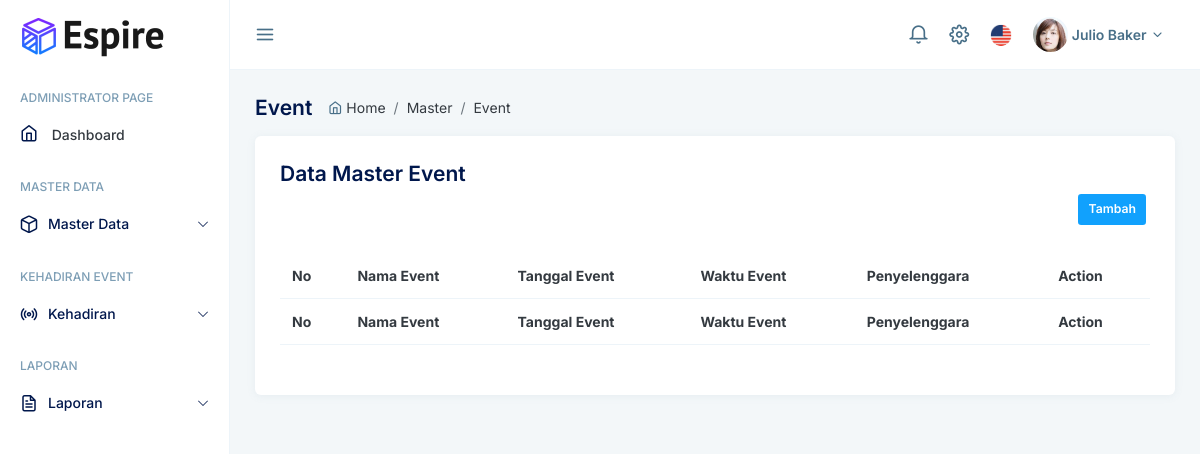
The page /index.php/event on the database as committed earlier.
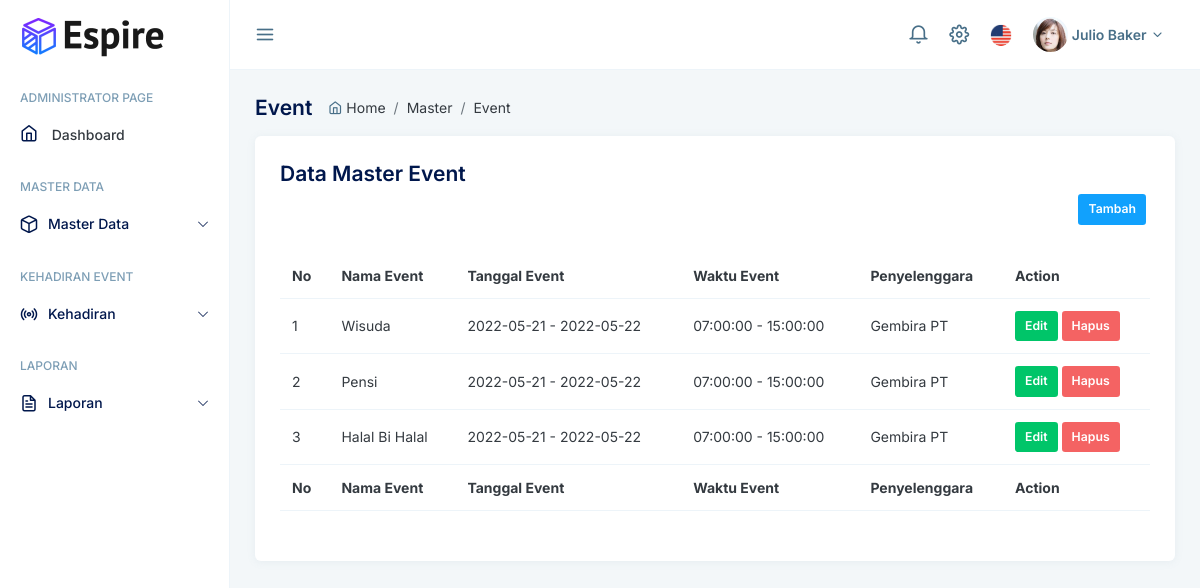
The same page on the database as committed later.
### tables this page shows
CREATE TABLE `event` (
  `id` int(11) NOT NULL,
  `nama_event` varchar(150) NOT NULL,
  `deskripsi_event` text NOT NULL,
  `tanggal_awal` date NOT NULL,
  `tanggal_akhir` date NOT NULL,
  `waktu_mulai` time NOT NULL,
  `waktu_berakhir` time NOT NULL,
  `penyelenggara` varchar(100) NOT NULL
);

### application/controllers/Event.php (called while the page is built, shortened)
<?php
class Event extends CI_Controller
{
    public function __construct()
    {
        $this->load->library('form_validation');
        $this->load->model('Event_model');
    }
    public function index()
    {
        $data['title'] = "Event - SIM Event";
        $data['event'] = $this->Event_model->getAll();
        $this->load->view('layout/header', $data);
        $this->load->view('layout/navbar', $data);
        $this->load->view('layout/sidebar', $data);
        $this->load->view('content/event/index', $data);
        $this->load->view('layout/footer', $data);
    }
}

### index.php (called while the page is built, shortened)
<?php
require_once BASEPATH.'core/CodeIgniter.php';

### application/models/Event_model.php (called while the page is built, shortened)
<?php
class Event_model extends CI_Model
{
    public function getAll()
    {
        return $this->db->get('event')->result_array();
    }
}

### application/views/content/event/index.php (the view, shortened to what this page needs)
<div class="content">
    <div class="main">
        <div class="page-header">
            <h4 class="page-title">Event</h4>
            <div class="breadcrumb">
                <span class="me-1 text-gray"><i class="feather icon-home"></i></span>
                <div class="breadcrumb-item"><a href="index.html"> Home </a></div>
                <div class="breadcrumb-item"><a href="javascript:void(0)"> Master </a></div>
                <div class="breadcrumb-item"><a href="#"> Event </a></div>
            </div>
        </div>
        <div class="card">
            <div class="card-body">
                <h4>Data Master Event</h4>
                <div class="row">
                    <div class="col">
                        <a class="btn btn-sm btn-primary mb-1 ms-2 me-1 float-end" href="<?= base_url('event/tambah') ?>">Tambah</a>
                    </div>
                </div>
                <div class="mt-4">
                    <table id="data-table" class="table data-table">
                        <thead>
                            <tr>
                                <th>No</th>
                                <th>Nama Event</th>
                                <th>Tanggal Event</th>
                                <th>Waktu Event</th>
                                <th>Penyelenggara</th>
                                <th>Action</th>
                            </tr>
                        </thead>
                        <tbody>
                            <?php $no = 1 ?>
                            <?php foreach ($event as $ev) : ?>
                                <tr>
                                    <td><?= $no++ ?></td>
                                    <td><?= $ev['nama_event'] ?></td>
                                    <td><?= $ev['tanggal_awal'] ?> - <?= $ev['tanggal_akhir'] ?></td>
                                    <td><?= $ev['waktu_mulai'] ?> - <?= $ev['waktu_berakhir'] ?></td>
                                    <td><?= $ev['penyelenggara'] ?></td>
                                    <td>
                                        <a href="<?= base_url('event/edit/') ?><?= $ev['id'] ?>" class="btn btn-sm btn-success">Edit</a>
                                        <a data-bs-toggle="modal" data-bs-target="#hapus_event<?= $ev['id']; ?>" class="btn btn-sm btn-danger">Hapus</a>
                                    </td>
                                </tr>
                            <?php endforeach ?>
                        </tbody>
                        <tfoot>
                            <tr>
                                <th>No</th>
                                <th>Nama Event</th>
                                <th>Tanggal Event</th>
                                <th>Waktu Event</th>
                                <th>Penyelenggara</th>
                                <th>Action</th>
                            </tr>
                        </tfoot>
                    </table>
                </div>
            </div>
        </div>
    </div>
</div>

Rows that differ between the two databases and show on the page:
added event: nama_event "Wisuda", tanggal_awal "2022-05-21", tanggal_akhir "2022-05-22", waktu_mulai "07:00:00", waktu_berakhir "15:00:00", penyelenggara "Gembira PT"
added event: nama_event "Pensi", tanggal_awal "2022-05-21", tanggal_akhir "2022-05-22", waktu_mulai "07:00:00", waktu_berakhir "15:00:00", penyelenggara "Gembira PT"
added event: nama_event "Halal Bi Halal", tanggal_awal "2022-05-21", tanggal_akhir "2022-05-22", waktu_mulai "07:00:00", waktu_berakhir "15:00:00", penyelenggara "Gembira PT"
